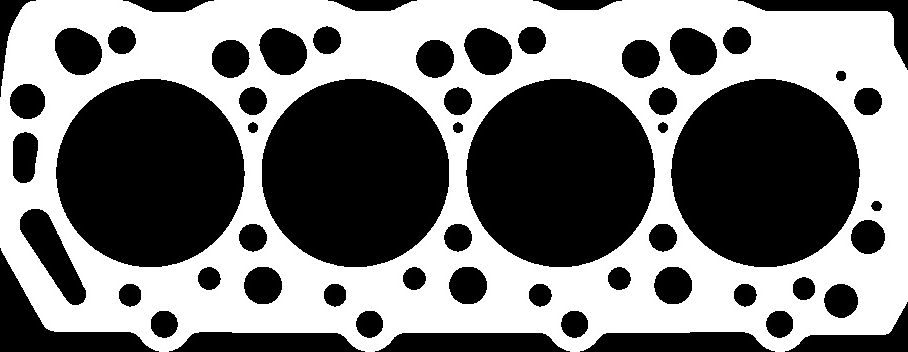
#> input picture imagenes_juntas/TC-441-20.jpg, 908 x 352 px
$ python debug_simple.py
#> lines starting #> are read from the running program, lines starting #| are printed output that depends on the picture; after the words box and inside, x2 and y2 are one past the last pixel; in counts of white or black regions, pixels touching at a corner belong together
#!/usr/bin/env python3
"""
Script simple para debuggear el análisis sin emojis
"""

import cv2
import numpy as np

def debug_imagen_simple():
    print("DEBUG: Analizando TC-441-20...")

    # Cargar imagen
    img_path = "imagenes_juntas/TC-441-20.jpg"
    print(f"Cargando imagen: {img_path}")

    img = cv2.imread(img_path)
#> img is the input picture: shape (352, 908, 3); min 0, max 255, mean 122.6
    if img is None:
        print("ERROR: No se pudo cargar la imagen")
        return

    print(f"Imagen cargada: {img.shape}")
#| Imagen cargada: (352, 908, 3)

    # Convertir a escala de grises
    img_gray = cv2.cvtColor(img, cv2.COLOR_BGR2GRAY)
    print(f"Convertida a escala de grises: {img_gray.shape}")
#| Convertida a escala de grises: (352, 908)

    # Verificar el fondo de la imagen
    print("\n=== VERIFICACION DE FONDO ===")
    print(f"Valor promedio de pixeles: {np.mean(img_gray):.2f}")
#| Valor promedio de pixeles: 122.64
    print(f"Valor minimo: {np.min(img_gray)}")
#| Valor minimo: 0
    print(f"Valor maximo: {np.max(img_gray)}")
#| Valor maximo: 255

    # Contar pixeles claros vs oscuros
    pixeles_claros = np.sum(img_gray > 127)
#> pixeles_claros = 153737
    pixeles_oscuros = np.sum(img_gray <= 127)
#> pixeles_oscuros = 165879
    total_pixeles = img_gray.size
#> total_pixeles = 319616

    print(f"Pixeles claros (>127): {pixeles_claros} ({pixeles_claros/total_pixeles*100:.1f}%)")
#| Pixeles claros (>127): 153737 (48.1%)
    print(f"Pixeles oscuros (<=127): {pixeles_oscuros} ({pixeles_oscuros/total_pixeles*100:.1f}%)")
#| Pixeles oscuros (<=127): 165879 (51.9%)

    if pixeles_claros > pixeles_oscuros:
        print("CONCLUSION: La imagen tiene fondo CLARO (necesita inversion)")
        img_para_analisis = 255 - img_gray
    else:
        print("CONCLUSION: La imagen tiene fondo OSCURO (usar original)")
        img_para_analisis = img_gray

    # Binarizar la imagen
    print("\n=== BINARIZACION ===")
    _, img_binaria = cv2.threshold(img_para_analisis, 127, 255, cv2.THRESH_BINARY_INV)
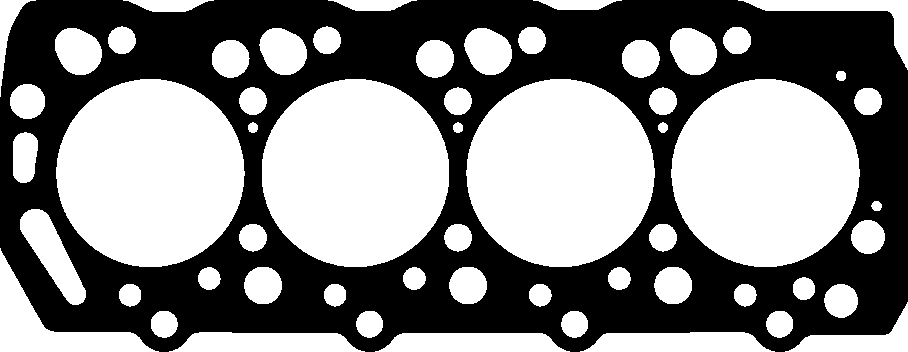
#> img_binaria: shape (352, 908); 51.9% white; 1 black region
    print(f"Imagen binarizada: {img_binaria.shape}")
#| Imagen binarizada: (352, 908)

    # Guardar imagen binarizada para inspeccionar
    cv2.imwrite("debug_binaria.jpg", img_binaria)
    print("Imagen binarizada guardada como debug_binaria.jpg")

    # Mostrar estadisticas de la imagen binarizada
    pixeles_blancos = np.sum(img_binaria == 255)
#> pixeles_blancos = 165879
    pixeles_negros = np.sum(img_binaria == 0)
#> pixeles_negros = 153737
    print(f"Pixeles blancos en binaria: {pixeles_blancos}")
#| Pixeles blancos en binaria: 165879
    print(f"Pixeles negros en binaria: {pixeles_negros}")
#| Pixeles negros en binaria: 153737

    # Detectar contornos
    print("\n=== DETECCION DE CONTORNOS ===")
    contours, hierarchy = cv2.findContours(img_binaria, cv2.RETR_TREE, cv2.CHAIN_APPROX_SIMPLE)
#> contours = 57 contours; largest, box (x1, y1, x2, y2) and area: (56, 79, 245, 267) 27556, (671, 79, 860, 267) 27550, (466, 79, 655, 267) 27546, (262, 79, 449, 267) 27534, (0, 248, 159, 352) 4627
    print(f"Contornos detectados: {len(contours)}")
#| Contornos detectados: 57

    if hierarchy is not None:
        print(f"Jerarquia shape: {hierarchy.shape}")
#| Jerarquia shape: (1, 57, 4)

        # Buscar contorno principal (sin padre)
        main_contour_idx = -1
        max_area = 0

        for i, contour in enumerate(contours):
            parent = hierarchy[0][i][3]
            area = cv2.contourArea(contour)

            if parent == -1 and area > max_area:
                max_area = area
                main_contour_idx = i
#> this loop made 57 passes
#> (area, max_area) on passes 1, 2, 21, 37, 40: (2944.5, 2944.5), (3001, 3001), (4627, 4627), (27550, 27550), (27556, 27556)
#> area on passes 3 to 8: 2991, 540.5, 537.5, 537, 540.5, 2026.5
#> after the loop, main_contour_idx = 39; max_area = 27556

        print(f"Contorno principal encontrado: indice {main_contour_idx}, area {max_area:.2f}")
#| Contorno principal encontrado: indice 39, area 27556.00

        if main_contour_idx != -1:
            # Buscar agujeros (hijos del contorno principal)
            print("\n=== BUSCANDO AGUJEROS ===")
            holes = []
            first_child = hierarchy[0][main_contour_idx][2]
#> first_child = -1

            print(f"Primer hijo del contorno principal: {first_child}")
#| Primer hijo del contorno principal: -1
            print(f"Jerarquia del contorno principal: {hierarchy[0][main_contour_idx]}")
#| Jerarquia del contorno principal: [40 38 -1 -1]

            # Mostrar todos los contornos y su jerarquia
            print("\n=== TODOS LOS CONTORNOS ===")
            for i, contour in enumerate(contours):
                area = cv2.contourArea(contour)
                parent = hierarchy[0][i][3]
                child = hierarchy[0][i][2]
                if area > 100:  # Solo mostrar contornos con area > 100
                    print(f"Contorno {i}: area={area:.1f}, parent={parent}, child={child}")
#> this loop made 57 passes
#> area on passes 1 to 12: 2944.5, 3001, 2991, 540.5, 537.5, 537, 540.5, 2026.5, 849.5, 374, 373, 370.5
#| Contorno 0: area=2944.5, parent=-1, child=-1
#| Contorno 1: area=3001.0, parent=-1, child=-1
#| Contorno 2: area=2991.0, parent=-1, child=-1
#| Contorno 3: area=540.5, parent=-1, child=-1
#| Contorno 4: area=537.5, parent=-1, child=-1
#| Contorno 5: area=537.0, parent=-1, child=-1
#| Contorno 6: area=540.5, parent=-1, child=-1
#| Contorno 7: area=2026.5, parent=-1, child=-1
#> (further printed lines are left out)

            if first_child != -1:
                child_idx = first_child
                while child_idx != -1:
                    area = cv2.contourArea(contours[child_idx])
                    print(f"  Agujero {len(holes)+1}: indice {child_idx}, area {area:.2f}")
                    holes.append(contours[child_idx])
                    child_idx = hierarchy[0][child_idx][0]

            print(f"Total agujeros encontrados: {len(holes)}")

            # Analizar cada agujero
            if holes:
                print("\n=== ANALISIS DE AGUJEROS ===")
                for i, hole in enumerate(holes):
                    area = cv2.contourArea(hole)
                    perimeter = cv2.arcLength(hole, True)

                    # Calcular circularidad simple
                    if perimeter > 0:
                        circularity = 4 * np.pi * area / (perimeter * perimeter)
                        circularity_percentage = circularity * 100
                    else:
                        circularity_percentage = 0

                    print(f"Agujero {i+1}:")
                    print(f"  Area: {area:.2f} px^2")
                    print(f"  Perimetro: {perimetro:.2f} px")
                    print(f"  Circularidad: {circularity_percentage:.1f}%")

                    if circularity_percentage > 90:
                        print(f"  -> REDONDO")
                    else:
                        print(f"  -> IRREGULAR")
        else:
            print("ERROR: No se encontro contorno principal")
    else:
        print("ERROR: No se pudo obtener jerarquia de contornos")

if __name__ == "__main__":
    debug_imagen_simple()

$ run again, with imagenes_juntas/TC-795-15.jpg copied over imagenes_juntas/TC-441-20.jpg
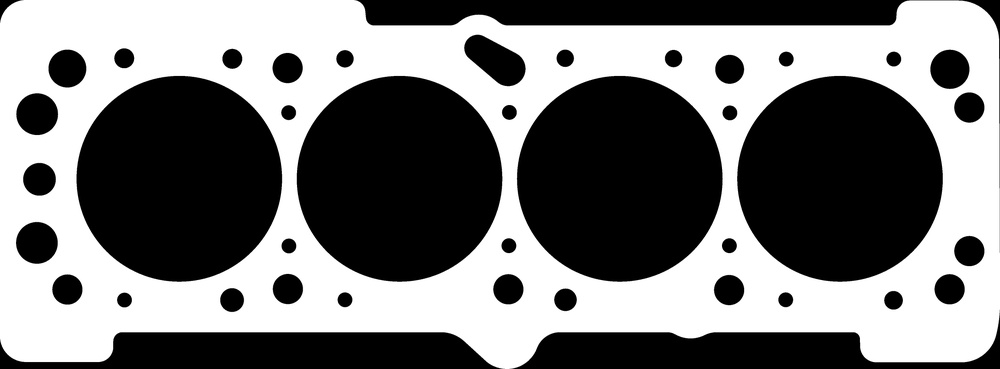
#> input picture imagenes_juntas/TC-795-15.jpg, 1000 x 369 px, shrunk from 4612 x 1700 before the run
#> in debug_imagen_simple, img is the input picture: shape (369, 1000, 3); min 0, max 255, mean 121.9
#| Imagen cargada: (369, 1000, 3)
#| Convertida a escala de grises: (369, 1000)
#| Valor promedio de pixeles: 121.95
#| Valor minimo: 0
#| Valor maximo: 255
#> pixeles_claros = 176479
#> pixeles_oscuros = 192521
#| Pixeles claros (>127): 176479 (47.8%)
#| Pixeles oscuros (<=127): 192521 (52.2%)
#> in debug_imagen_simple, `_, img_binaria = cv2.threshold(img_para_analisis, 127, 255, cv2.THRESH..`:
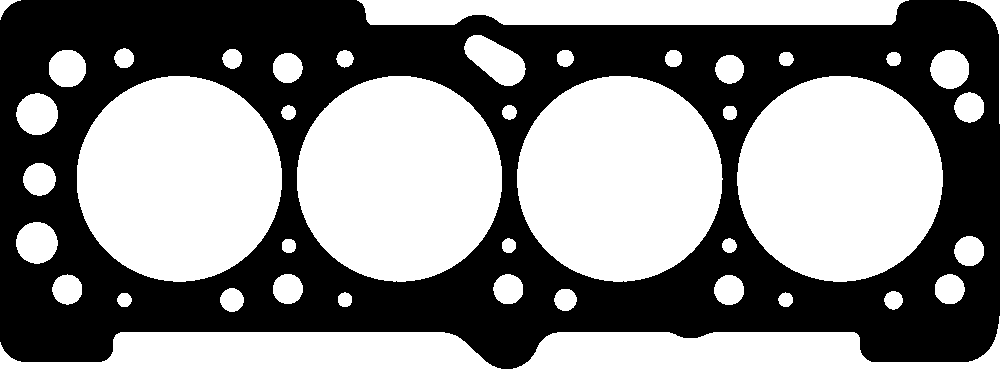
#> img_binaria: shape (369, 1000); 52.2% white; 1 black region
#| Imagen binarizada: (369, 1000)
#> pixeles_negros = 176479
#| Pixeles blancos en binaria: 192521
#| Pixeles negros en binaria: 176479
#> contours = 43 contours; largest, box (x1, y1, x2, y2) and area: (737, 76, 943, 282) 32943, (517, 76, 723, 282) 32928, (297, 76, 502, 282) 32928, (77, 76, 282, 282) 32928, (0, 332, 501, 369) 13794
#| Contornos detectados: 43
#| Jerarquia shape: (1, 43, 4)
#> the loop in debug_imagen_simple, `for i, contour in enumerate(contours):` made 43 passes
#> (area, max_area, main_contour_idx) on passes 1, 25: (13794.5, 13794.5, 0), (32943, 32943, 24)
#> after the loop in debug_imagen_simple, `for i, contour in enumerate(contours):`: main_contour_idx = 24; max_area = 32943
#| Contorno principal encontrado: indice 24, area 32943.00
#> first_child = -1
#| Primer hijo del contorno principal: -1
#| Jerarquia del contorno principal: [25 23 -1 -1]
#> the loop in debug_imagen_simple, `for i, contour in enumerate(contours):` made 43 passes
#> area on passes 1 to 8: 13794.5, 12701, 146, 149.5, 149, 246, 364, 409
#> (printed output is left out)
